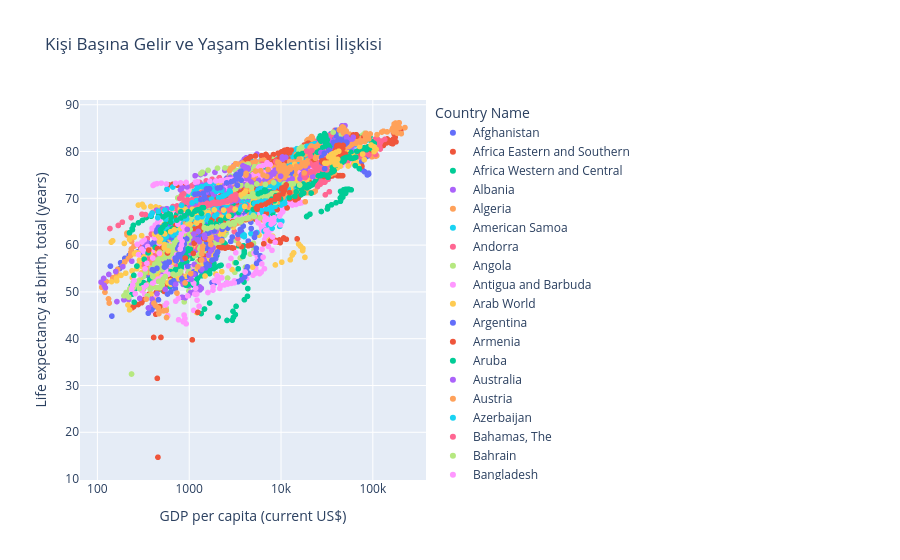

Write notebook code for a chart like this one.
### Code cell
import plotly.express as px

px.scatter(
    pivot_df,
    x="GDP per capita (current US$)",
    y="Life expectancy at birth, total (years)",
    color="Country Name",
    title="Kişi Başına Gelir ve Yaşam Beklentisi İlişkisi",
    log_x=True
)
